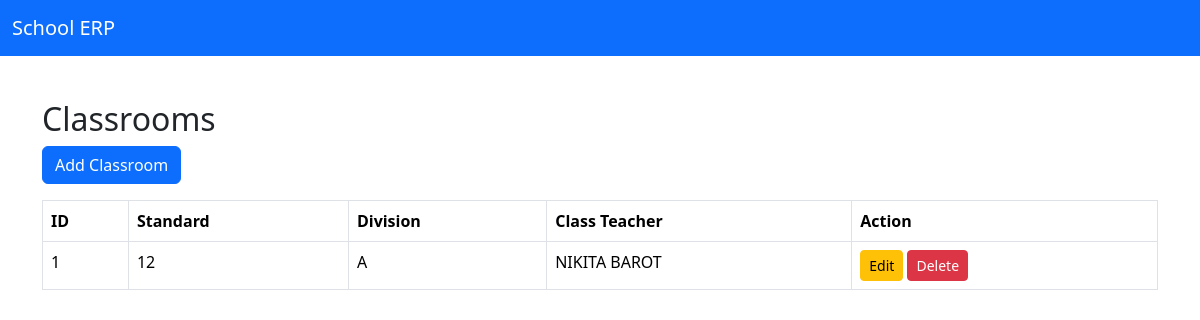
/classes/, run on the app's committed database.
### classes/models.py (models this page shows, shortened)
class ClassRoom(models.Model):
    STANDARD_CHOICES = [
        ('5','5'),
        ('6','6'),
        ('7','7'),
        ('8','8'),
        ('9','9'),
        ('10','10'),
        ('11','11'),
        ('12','12'),
    ]
    DIVISION_CHOICES = [
        ('A','A'),
        ('B','B'),
        ('C','C'),
        ('D','D'),
    ]
    standard = models.CharField(
        max_length=2,
        choices=STANDARD_CHOICES,
        null=False)
    division = models.CharField(
        max_length=1,
        choices=DIVISION_CHOICES,
        null=False
    )
    class_teacher = models.ForeignKey(
        Teacher,
        on_delete=models.SET_NULL,
        null=True,
        blank=True
    )
    class Meta:
        unique_together = ('standard' , 'division')

### teachers/models.py (models this page shows, shortened)
class Teacher(models.Model):
    user = models.OneToOneField(
        User,
        on_delete=models.CASCADE
    )
    teacher_id = models.CharField(
        max_length=10,
        unique=True
    )
    name = models.CharField(max_length=100)
    email = models.EmailField(unique=True)
    mobile = models.CharField(max_length=10 , unique=True)
    date_of_joining = models.DateField(null=True, blank=True)
    address = models.TextField()
    photo = models.ImageField(
        upload_to='teachers/',
        blank=True,
        null=True
    )
    def __str__(self):
        return self.name

### classes/views.py (the view)
def classroom_list(request):
    classrooms = ClassRoom.objects.all()
    context = {
        'classrooms' : classrooms
    }
    return render(request, 'classes/classroom_list.html', context)

### templates/classes/classroom_list.html
{% extends 'base.html' %}
{% block content %}
<div class="container mt-4">
    <h2>Classrooms</h2>
    <a href="{% url 'classroom_add' %}"
       class="btn btn-primary mb-3">
       Add Classroom
    </a>
    <table class="table table-bordered">
        <tr>
            <th>ID</th>
            <th>Standard</th>
            <th>Division</th>
            <th>Class Teacher</th>
            <th>Action</th>
        </tr>
        {% for classroom in classrooms %}
        <tr>
            <td>{{ classroom.id }}</td>
            <td>{{ classroom.standard }}</td>
            <td>{{ classroom.division }}</td>
            <td>{{ classroom.class_teacher }}</td>
            <td>
                <a href="{% url 'classroom_update' classroom.id %}"
                   class="btn btn-warning btn-sm">
                   Edit
                </a>
                <a href="{% url 'classroom_delete' classroom.id %}"
                   class="btn btn-danger btn-sm">
                   Delete
                </a>
            </td>
        </tr>
        {% endfor %}
    </table>
</div>
{% endblock %}

### data on the page
ClassRoom: id "1", standard "12", division "A", class_teacher "NIKITA BAROT"
